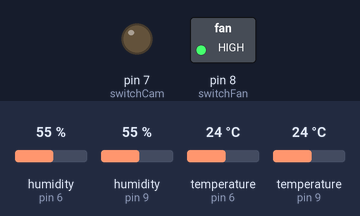
Bench run of a sketch on a simulated Arduino Uno, built for the host (arithmetic inside an expression is 32-bit, double 64-bit). Parts: switched loads named in the sketch (green lamp = pin HIGH), output pins drawn as LEDs (lit = HIGH). Inputs (shaded band) come from the test bench; at power-on: humidity (sensors on pin 6, pin 9) 55 %, temperature (sensors on pin 6, pin 9) 24 °C. What the sketch prints to the serial monitor is not drawn.

Above: at 0.1 s.
Timing chart, 0 to 1.6 s (numbered marks = the images above):
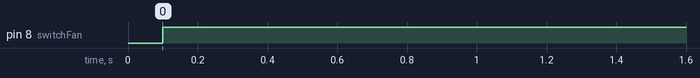

Measured:
- by itself, pin 8 (switchFan): LOW → HIGH at 0.10 s

The sketch:

rivi-garaz-v9.ino
```cpp
#include <SPI.h>
#include <DHT.h>
#include <EtherCard.h>
static byte mymac[] = { 0x74,0x69,0x69,0x2D,0x30,0x21 };
static byte myip[] = { 192,168,1,153 };
static byte gwip[] = { 192,168,1,1 };
static byte hisip[] = { 80,94,55,175 };

byte Ethernet::buffer[700];
static uint32_t timer;

const char website[] PROGMEM = "pastwo.ddns.net";

#define DHTTYPE DHT11
DHT dhtGaraz(9, DHTTYPE);//teplomer garaz
DHT dhtVonku(6, DHTTYPE);//teplomer nb vonku
String tempGaraz;

int switchCam = 7;
int switchFan = 8;

void setup () {
  Serial.begin(9600);
  delay(10);

  pinMode(switchCam, OUTPUT);
  pinMode(switchFan, OUTPUT);
  ether.hisport = 82;
  if (ether.begin(sizeof Ethernet::buffer, mymac, 10) == 0){
    Serial.println(F("Failed to access Ethernet controller"));
  }
  //ether.staticSetup(myip, gwip);


if (!ether.dhcpSetup())
  {
    Serial.println("Failed to get configuration from DHCP");
    while(1);
  }
  else
    Serial.println("DHCP configuration done");

  if (!ether.dnsLookup(website))
  {
    Serial.println("DNS failed");
    while(1);
  }
  else
    Serial.println("DNS resolution done");

  ether.printIp("SRV IP:\t", ether.hisip);


  ether.copyIp(ether.hisip, hisip);

  ether.printIp("My IP: ", ether.myip);
  ether.printIp("Server: ", ether.hisip);

  while (ether.clientWaitingGw())
    ether.packetLoop(ether.packetReceive());
  Serial.println("Gateway found");

  dhtGaraz.begin();
  dhtVonku.begin();
}

void loop () {
  ether.packetLoop(ether.packetReceive());

  if (millis() > timer) {
    timer = millis() + (300000);
    char buff[128]="";
    sprintf (buff, "index.php?action=multi&type1=5&temp1=%d&humidity1=%d&type2=6&temp2=%d&humidity2=%d&id=2", (int)dhtGaraz.readTemperature(), (int)dhtGaraz.readHumidity(),(int)dhtVonku.readTemperature(), (int)dhtVonku.readHumidity() );

    ether.browseUrl(PSTR("/"), buff, website, my_callback);
    Serial.println(buff);
    tempGaraz = dhtGaraz.readTemperature();
    if(tempGaraz.toInt()>25){
      digitalWrite(switchFan, LOW);
    } else {
      digitalWrite(switchFan, HIGH);
    }
  }
}

static void my_callback (byte status, word off, word len) {
  Serial.println("parsujem kameru");
  Ethernet::buffer[off+600] = 0;
  String returnVal = (const char*) Ethernet::buffer + off;
  if(returnVal.indexOf("two1") > 0){
    Serial.println("zapinam kameru");
    digitalWrite(switchCam, HIGH);
  }
  if(returnVal.indexOf("two0") > 0){
    digitalWrite(switchCam, LOW);
    Serial.println("vypinam kameru");
  }
}
```
